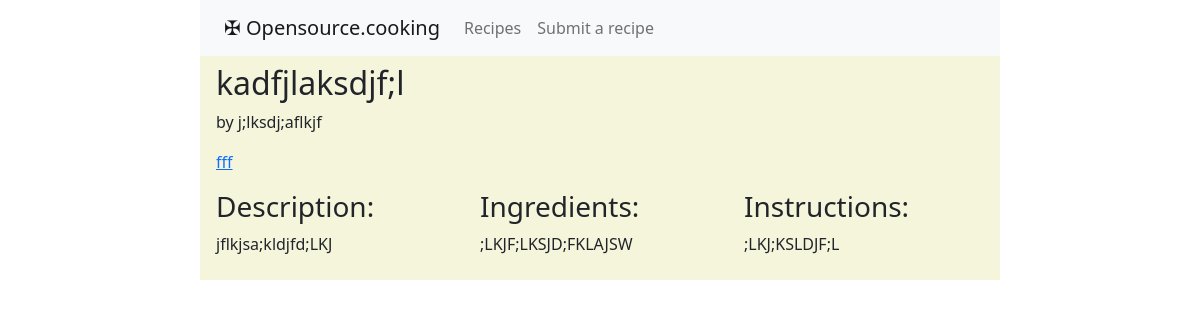
The app's page /recipes/kadfjlaksdjflYZ1cn/ with its own data.
### recipes/models.py (models this page shows, shortened)
class Recipe(models.Model):
  title = models.CharField(max_length=200)
  author = models.CharField(max_length=100, default="Anonymous")
  email = models.EmailField(max_length=254, blank=True)
  date_submitted = models.DateTimeField(auto_now_add=True)
  tags = models.ManyToManyField('Tag', related_name='recipes', blank=True)
  description = models.TextField(max_length=200, default=None)
  ingredients = models.TextField()
  instructions = models.TextField()
  link1 = models.URLField(max_length=300, blank=True)
  link2 = models.URLField(max_length=300, blank=True)
  visible = models.BooleanField(default=False)
  recipe_slug = models.SlugField(unique=True, default=ran_string(18))

class Tag(models.Model):
  name = models.CharField(max_length=100)
  slug = models.SlugField(unique=True, default=ran_string(18))
  def __str__(self):
    return self.name

### recipes/views.py (the view)
# urls.py: path('recipes/<slug:recipe_slug>/', views.detail_view, name='detail'),
def detail_view(request, recipe_slug):
    recipe=Recipe.objects.filter(recipe_slug=recipe_slug)
    context = {
        "recipe": recipe[0],
    }
    return render(request, "recipes/detail.html", context)

### recipes/templates/recipes/detail.html
{% extends "recipes/base.html" %}
{% block content %}
<h2>{{ recipe.title }}</h2>
<p>by {{ recipe.author }}</p>
<div>
    {% if recipe.tags.all %}
    <ul class="list-inline">
        {% for tag in recipe.tags.all %}
            <li class="list-inline-item">
                <a href="{% url 'recipes:tag' tag.slug %}">
                    {{ tag }}
                </a>
            </li>
        {% endfor %}
    {% endif %}
</div>
<div class="row">
    <div class="col">
        <h3>Description:</h3>
        <p>{{recipe.description}}</p>
    </div>
    <div class="col">
        <h3>Ingredients:</h3>
        <p>{{recipe.ingredients}}</p>
    </div>
    <div class="col">
        <h3>Instructions:</h3>
        <p>{{recipe.instructions}}</p>
    </div>
</div>
{% endblock %}

### records on screen
Recipe: title "kadfjlaksdjf;l", author "j;lksdj;aflkjf", description "jflkjsa;kldjfd;LKJ", ingredients ";LKJF;LKSJD;FKLAJSW", instructions ";LKJ;KSLDJF;L"
Tag: name "fff"
